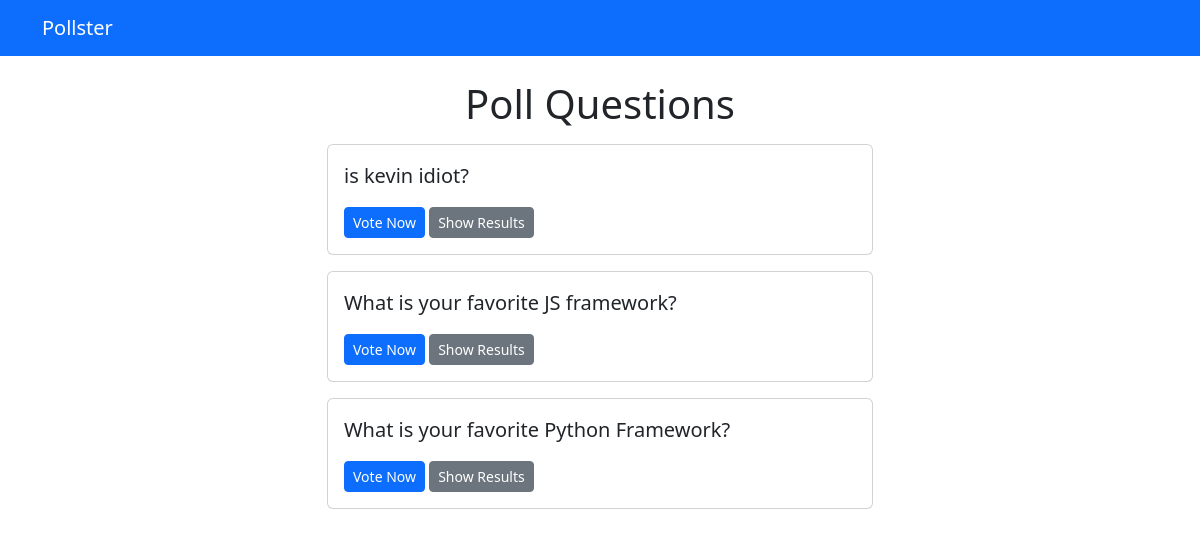
/polls/, run on an earlier commit of the app's database.
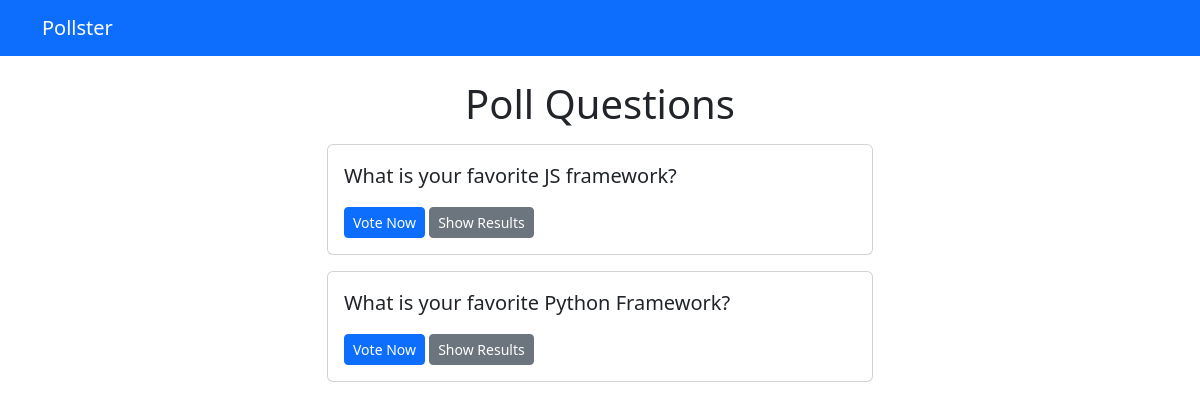
And on a later commit of the database.
### polls/models.py (models this page shows, shortened)
class Question(models.Model):
    question_text = models.CharField(max_length=200)
    pub_date = models.DateTimeField('date published')

### polls/views.py (the view)
# urls.py: path("", views.index, name="index"),
def index(request):
    latest_question_list = Question.objects.order_by("-pub_date")[:5]
    context = {"latest_question_list": latest_question_list}
    return render(request, "polls/index.html", context)

### templates/polls/index.html
{% extends 'base.html' %} {% block content %}
<h1 class="text-center mb-3">Poll Questions</h1>
{% if latest_question_list %} {% for question in latest_question_list %}
<div class="card mb-3">
  <div class="card-body">
    <p class="lead">{{ question.question_text }}</p>
    <a
      href="{% url 'polls:detail' question.id %}"
      class="btn btn-primary btn-sm"
      >Vote Now</a
    >
    <a
      href="{% url 'polls:results' question.id %}"
      class="btn btn-secondary btn-sm"
      >Show Results</a
    >
  </div>
</div>
{% endfor %} {% else %}
<p>No polls available</p>
{% endif %} {% endblock %}

### templates/base.html (shortened to what this page needs)
<!DOCTYPE html>
<html lang="en">
  <head>
    <link
      href="https://cdn.jsdelivr.net/npm/bootstrap@5.2.0-beta1/dist/css/bootstrap.min.css"
      rel="stylesheet"
    />
  </head>
  <body>
    {% include 'partials/_navbar.html' %}
    <div class="container">
      <div class="row">
        <div class="col-md-6 m-auto">{% block content %}{% endblock %}</div>
      </div>
    </div>
  </body>
</html>

### templates/partials/_navbar.html
<nav class="navbar navbar-dark bg-primary mb-4">
  <div class="container">
    <a class="navbar-brand" href="/">Pollster</a>
  </div>
</nav>

What changed in the data, as far as the page shows it:
removed Question: question_text "is kevin idiot?"
